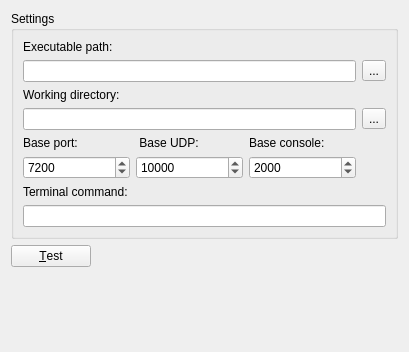
<ui version="4.0" >
 <class>PreferencesDynamips</class>
 <widget class="QWidget" name="PreferencesDynamips" >
  <property name="geometry" >
   <rect>
    <x>0</x>
    <y>0</y>
    <width>405</width>
    <height>352</height>
   </rect>
  </property>
  <property name="windowTitle" >
   <string>Form</string>
  </property>
  <layout class="QGridLayout" >
   <item row="0" column="0" colspan="2" >
    <widget class="QGroupBox" name="groupBox" >
     <property name="sizePolicy" >
      <sizepolicy vsizetype="Maximum" hsizetype="MinimumExpanding" >
       <horstretch>0</horstretch>
       <verstretch>0</verstretch>
      </sizepolicy>
     </property>
     <property name="title" >
      <string>Settings</string>
     </property>
     <layout class="QGridLayout" >
      <item row="0" column="0" colspan="3" >
       <widget class="QLabel" name="label" >
        <property name="text" >
         <string>Executable path:</string>
        </property>
       </widget>
      </item>
      <item row="1" column="0" colspan="3" >
       <widget class="QLineEdit" name="dynamips_path" />
      </item>
      <item row="1" column="3" >
       <widget class="QToolButton" name="dynamips_path_browser" >
        <property name="text" >
         <string>...</string>
        </property>
        <property name="toolButtonStyle" >
         <enum>Qt::ToolButtonTextOnly</enum>
        </property>
       </widget>
      </item>
      <item row="2" column="0" colspan="3" >
       <widget class="QLabel" name="label_2" >
        <property name="text" >
         <string>Working directory:</string>
        </property>
       </widget>
      </item>
      <item row="3" column="0" colspan="3" >
       <widget class="QLineEdit" name="dynamips_workdir" />
      </item>
      <item row="3" column="3" >
       <widget class="QToolButton" name="dynamips_workdir_browser" >
        <property name="text" >
         <string>...</string>
        </property>
       </widget>
      </item>
      <item row="4" column="0" >
       <widget class="QLabel" name="label_5" >
        <property name="text" >
         <string>Base port:</string>
        </property>
       </widget>
      </item>
      <item row="4" column="1" >
       <widget class="QLabel" name="label_6" >
        <property name="text" >
         <string> Base UDP:</string>
        </property>
       </widget>
      </item>
      <item row="4" column="2" colspan="2" >
       <widget class="QLabel" name="label_7" >
        <property name="text" >
         <string>Base console:</string>
        </property>
       </widget>
      </item>
      <item row="5" column="0" >
       <widget class="QSpinBox" name="dynamips_port" >
        <property name="maximum" >
         <number>65535</number>
        </property>
        <property name="value" >
         <number>7200</number>
        </property>
       </widget>
      </item>
      <item row="5" column="1" >
       <widget class="QSpinBox" name="dynamips_baseUDP" >
        <property name="maximum" >
         <number>65535</number>
        </property>
        <property name="value" >
         <number>10000</number>
        </property>
       </widget>
      </item>
      <item row="5" column="2" >
       <widget class="QSpinBox" name="dynamips_baseConsole" >
        <property name="maximum" >
         <number>65535</number>
        </property>
        <property name="value" >
         <number>2000</number>
        </property>
       </widget>
      </item>
      <item row="6" column="0" colspan="4" >
       <widget class="QLabel" name="label_3" >
        <property name="text" >
         <string>Terminal command:</string>
        </property>
       </widget>
      </item>
      <item row="7" column="0" colspan="4" >
       <widget class="QLineEdit" name="dynamips_term_cmd" />
      </item>
     </layout>
    </widget>
   </item>
   <item row="1" column="0" >
    <widget class="QPushButton" name="pushButtonTestDynamips" >
     <property name="text" >
      <string>&amp;Test</string>
     </property>
    </widget>
   </item>
   <item row="1" column="1" >
    <widget class="QLabel" name="labelDynamipsStatus" >
     <property name="sizePolicy" >
      <sizepolicy vsizetype="Preferred" hsizetype="Expanding" >
       <horstretch>0</horstretch>
       <verstretch>0</verstretch>
      </sizepolicy>
     </property>
     <property name="text" >
      <string/>
     </property>
    </widget>
   </item>
   <item row="2" column="0" colspan="2" >
    <spacer>
     <property name="orientation" >
      <enum>Qt::Vertical</enum>
     </property>
     <property name="sizeHint" >
      <size>
       <width>387</width>
       <height>20</height>
      </size>
     </property>
    </spacer>
   </item>
  </layout>
 </widget>
 <resources/>
 <connections/>
 <designerdata>
  <property name="gridDeltaX" >
   <number>10</number>
  </property>
  <property name="gridDeltaY" >
   <number>10</number>
  </property>
  <property name="gridSnapX" >
   <bool>true</bool>
  </property>
  <property name="gridSnapY" >
   <bool>true</bool>
  </property>
  <property name="gridVisible" >
   <bool>true</bool>
  </property>
 </designerdata>
</ui>
